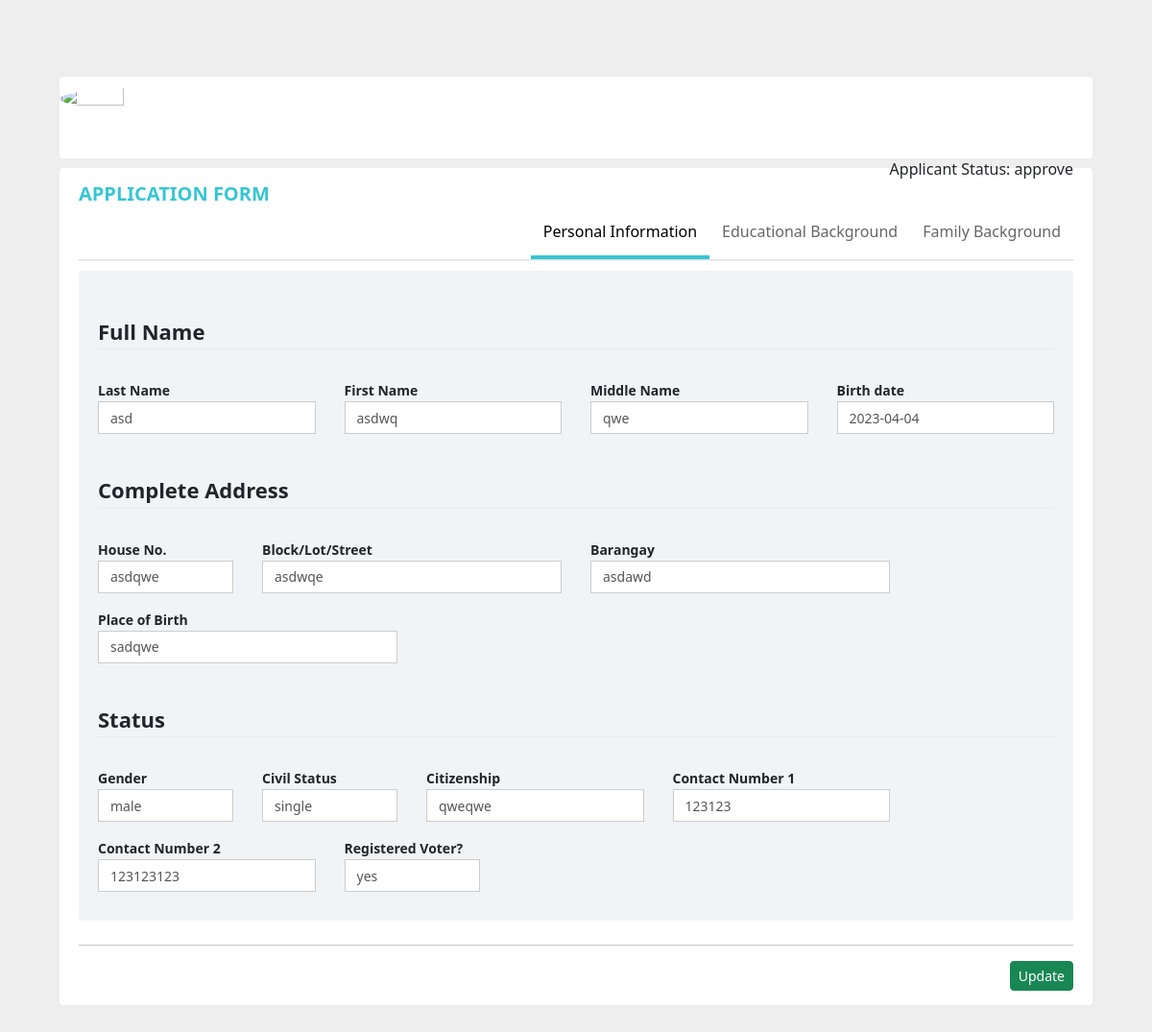
The page /pages/admin/applicantView.php?id=2 on the database its author committed.
### tables this page shows
CREATE TABLE `registration_approval` (
  `action_id` int(100) NOT NULL,
  `application_id` int(100) NOT NULL,
  `action_type` varchar(50) NOT NULL,
  `date` datetime NOT NULL DEFAULT current_timestamp()
);

CREATE TABLE `registration` (
  `applicant_id` int(11) NOT NULL,
  `fullName` varchar(255) NOT NULL,
  `lastName` varchar(50) NOT NULL,
  `firstName` varchar(50) NOT NULL,
  `middleName` varchar(50) NOT NULL,
  `status` varchar(100) DEFAULT NULL,
  `gender` varchar(10) NOT NULL,
  `civilStatus` varchar(10) NOT NULL,
  `voter` varchar(5) NOT NULL,
  `birthDate` date NOT NULL,
  `birthPlace` varchar(100) NOT NULL,
  `citizenship` varchar(10) NOT NULL,
  `fullAddress` varchar(255) NOT NULL,
  `houseAddress` varchar(100) NOT NULL,
  `streetAddress` varchar(100) NOT NULL,
  `barangayAddress` varchar(100) NOT NULL,
  `contactNum1` int(20) NOT NULL,
  `contactNum2` int(20) NOT NULL,
  `pic2x2` varchar(255) NOT NULL,
  `signaturePic` varchar(255) NOT NULL,
  `schoolName` varchar(100) NOT NULL,
  `schoolAddress` varchar(100) NOT NULL,
  `schoolType` varchar(10) NOT NULL,
  `course` varchar(50) NOT NULL,
  `yearLevel` varchar(50) NOT NULL,
  `fatherName` varchar(100) NOT NULL,
  `fatherStatus` varchar(20) NOT NULL,
  `fatherAddress` varchar(100) NOT NULL,
  `fatherContact` int(20) NOT NULL,
  `fatherOccupation` varchar(50) NOT NULL,
  `fatherEduc` varchar(50) NOT NULL,
  `motherName` varchar(100) NOT NULL,
  `motherStatus` varchar(50) NOT NULL,
  `motherAddress` varchar(100) NOT NULL,
  `motherContact` int(20) NOT NULL,
  `motherOccupation` varchar(50) NOT NULL,
  `motherEduc` varchar(50) NOT NULL,
  `guardianName` varchar(100) NOT NULL,
  `guardianAddress` varchar(100) NOT NULL,
  `guardianContact` int(20) NOT NULL,
  `guardianOccupation` varchar(50) NOT NULL,
  `guardianEduc` varchar(50) NOT NULL,
  `sibling1` varchar(200) NOT NULL,
  `sibling2` varchar(200) NOT NULL,
  `sibling3` varchar(200) NOT NULL,
  `sibling4` varchar(200) NOT NULL,
  `sibling5` varchar(200) NOT NULL,
  `sibling6` varchar(200) NOT NULL,
  `sizeFamily` int(50) NOT NULL,
  `annualGross` int(100) NOT NULL
);

### pages/admin/applicantView.php (the view, shortened to what this page needs)
<?php
include '../include/dbConnection.php';
if (isset($_GET['id'])) {
    $applicantId = $_GET['id'];
    $sql = "SELECT * FROM registration WHERE applicant_id = '$applicantId'";
    $result = mysqli_query($conn, $sql);
    if ($result) {
        if (mysqli_num_rows($result) > 0) {
            $row = mysqli_fetch_assoc($result);
            extract($row);
        } else {
            echo "No row found with the specified ID.";
        }
    } else {
        echo "Error executing the query: " . mysqli_error($conn);
    }
} else {
    echo "No ID parameter found in the URL.";
}
?>
<!DOCTYPE html>
<html lang="en">
<head>
    <link href="https://cdn.jsdelivr.net/npm/bootstrap@5.3.0/dist/css/bootstrap.min.css" rel="stylesheet">
    <link rel="stylesheet" href="../../style/tabbing.css">
</head>
<body>
    <div class="container">
        <div class="profileBar">
            <div class="portlet light profileBar-portlet">
                <div class="profile-pic">
                    <?php
                    $signaturePicPath = "../../uploads/applicant/2x2/" . $pic2x2;
                    if (file_exists($signaturePicPath)) {
                        echo '<img src="' . $signaturePicPath . '" class="img-responsive">';
                    } else {
                        echo '<img src="../../uploads/applicant/2x2/No_Image_Available.jpg" class="img-responsive" alt="Default Image">';
                    }
                    ?>
                </div>
                <div class="profile-usertab">
                    <div class="actionBtn">
                        <?php if ($status == 'done') {
                            $status_sql = "SELECT * FROM registration_approval WHERE application_id = '$applicantId'";
                            $status_result = mysqli_query($conn, $status_sql);
                            if ($status_result) {
                                $row = mysqli_fetch_assoc($status_result);
                                if ($row) {
                                    $action = $row['action_type'];
                                    echo "Applicant Status: $action";
                                } else {
                                    echo "No action found for applicant with ID $applicantId";
                                }
                            } else {
                                echo "Error executing the query: " . mysqli_error($conn);
                            }
                        }
                        ?>
                    </div>
                </div>
            </div>
        </div>
        <div class="portlet light">
            <div class="portlet-title tabbable-line">
                <div class="caption caption-md">
                    <span class="caption-name font-color bold text-uppercase">Application Form</span>
                </div>
                <ul class="portletNav nav nav-tabs justify-content-end" id="myTab" role="tablist">
                    <li class="nav-item" role="presentation">
                        <button class="nav-link active" id="person-info" data-bs-toggle="tab" data-bs-target="#personInfo" type="button" role="tab" aria-controls="p-info" aria-selected="true">Personal Information</button>
                    </li>
                    <li class="nav-item" role="presentation">
                        <button class="nav-link" id="educ-bg" data-bs-toggle="tab" data-bs-target="#educBg" type="button" role="tab" aria-controls="e-background" aria-selected="false">Educational Background</button>
                    </li>
                    <li class="nav-item" role="presentation">
                        <button class="nav-link" id="family-bg" data-bs-toggle="tab" data-bs-target="#familyBg" type="button" role="tab" aria-controls="f-background" aria-selected="false">Family Background</button>
                    </li>
                </ul>
            </div>
            <div class="tab-content">
                <div class="tab-pane active" id="personInfo">
                    <form class="profile-form" role="form" autocomplete="on">
                        <div class="portletForm light bg-inverse">
                            <div class="portlet-body form">
                                <h4 class="form-section bold font">Full Name</h4>
                                <div class="row">
                                    <div class="col-md-3 col-sm-4">
                                        <div class="form-group">
                                            <label class="control-label bold font-xs">Last Name</label>
                                            <input type="text" class="form-control" name="l-name" id="l-name" value="<?php echo $lastName ?> " readonly>
                                        </div>
                                    </div>
                                    <div class="col-md-3 col-sm-4">
                                        <div class="form-group">
                                            <label class="control-label bold font-xs">First Name</label>
                                            <input type="text" class="form-control" name="f-name" id="f-name" value="<?php echo $firstName ?> " readonly>
                                        </div>
                                    </div>
                                    <div class="col-md-3 col-sm-4">
                                        <div class="form-group">
                                            <label class="control-label bold font-xs">Middle Name</label>
                                            <input type="text" class="form-control" name="m-name" id="m-name" value="<?php echo $middleName ?> " readonly>
                                        </div>
                                    </div>
                                    <div class="col-md-3">
                                        <div class="form-group">
                                            <label class="control-label bold font-xs">Birth date</label>
                                            <div class="input-group">
                                                <input type="text" class="form-control" name="b-date" id="b-date" value="<?php echo $birthDate ?> " readonly>
                                            </div>
                                        </div>
                                    </div>
                                </div>
                                <h4 class="form-section bold font">Complete Address</h4>
                                <div class="row">
                                    <div class="col-md-2">
                                        <div class="form-group">
                                            <label class="control-label bold font-xs">House No.</label>
                                            <input type="text" class="form-control" name="add-ress" id="add-ress" value="<?php echo $houseAddress ?> " readonly>
                                        </div>
                                    </div>
                                    <div class="col-md-4 col-sm-5">
                                        <div class="form-group">
                                            <label class="control-label bold font-xs">Block/Lot/Street</label>
                                            <input type="text" class="form-control" name="block-lot" id="block-lot" value="<?php echo $streetAddress ?> " readonly>
                                        </div>
                                    </div>
                                    <div class="col-md-4 col-sm-5">
                                        <div class="form-group">
                                            <label class="control-label bold font-xs">Barangay</label>
                                            <input type="text" class="form-control" name="street" id="street" value="<?php echo $barangayAddress ?> " readonly>
                                        </div>
                                    </div>
                                    <div class="col-md-4">
                                        <div class="form-group">
                                            <label class="control-label bold font-xs">Place of Birth</label>
                                            <input type="text" class="form-control" name="place-birth" id="place-birth" value="<?php echo $birthPlace ?> " readonly>
                                        </div>
                                    </div>
                                </div>
                                <h4 class="form-section bold font">Status</h4>
                                <div class="row">
                                    <div class="col-md-2 col-sm-3">
                                        <div class="form-group">
                                            <label class="control-label bold font-xs">Gender</label>
                                            <input type="text" class="form-control" name="place-birth" id="place-birth" value="<?php echo $gender ?> " readonly>
                                        </div>
                                    </div>
                                    <div class="col-md-2 col-sm-3">
                                        <div class="form-group">
                                            <label class="control-label bold font-xs">Civil Status</label>
                                            <input type="text" class="form-control" name="place-birth" id="place-birth" value="<?php echo $civilStatus ?> " readonly>
                                        </div>
                                    </div>
                                    <div class="col-md-3 col-sm-4">
                                        <div class="form-group">
                                            <label class="control-label bold font-xs">Citizenship</label>
                                            <input type="text" class="form-control" name="place-birth" id="place-birth" value="<?php echo $citizenship ?> " readonly>
                                        </div>
                                    </div>
                                    <div class="col-md-3 col-sm-4">
                                        <div class="form-group">
                                            <label class="control-label bold font-xs">Contact Number 1</label>
                                            <input type="text" class="form-control" name="contactNum" id="contactNum" value="<?php echo $contactNum1 ?> " readonly>
                                        </div>
                                    </div>
                                    <div class="col-md-3 col-sm-4">
                                        <div class="form-group">
                                            <label class="control-label bold font-xs">Contact Number 2</label>
                                            <input type="text" class="form-control" name="contactNum2" id="contactNum2" value="<?php echo $contactNum2 ?> " readonly>
                                        </div>
                                    </div>
                                    <div class="col-md-2 col-sm-3">
                                        <div class="form-group">
                                            <label class="control-label bold font-xs">Registered Voter?</label>
                                            <input type="text" class="form-control" name="contactNum2" id="contactNum2" value="<?php echo $voter ?> " readonly>
                                        </div>
                                    </div>
                                </div>
                            </div>
                        </div>
                        <hr class="mb-3 mt-3">
                        <div class="form-actions right">
                            <div class="row">
                                <div class="col-md-12">
                                    <button type="button" style="float: right;" class="btnUpdate-peronalInfo btn btn-success btn-sm">Update</button>
                                </div>
                            </div>
                        </div>
                    </form>
                </div>
            </div>
        </div>
    </div>
</body>
</html>

### rows shown on the page
registration_approval: action_type "approve"
registration: l-name "asd", f-name "asdwq", m-name "qwe", b-date "2023-04-04", add-ress "asdqwe", block-lot "asdwqe", street "asdawd", place-birth "sadqwe", place-birth "male", place-birth "single", place-birth "qweqwe", contactNum "123123", contactNum2 "123123123", contactNum2 "yes"
